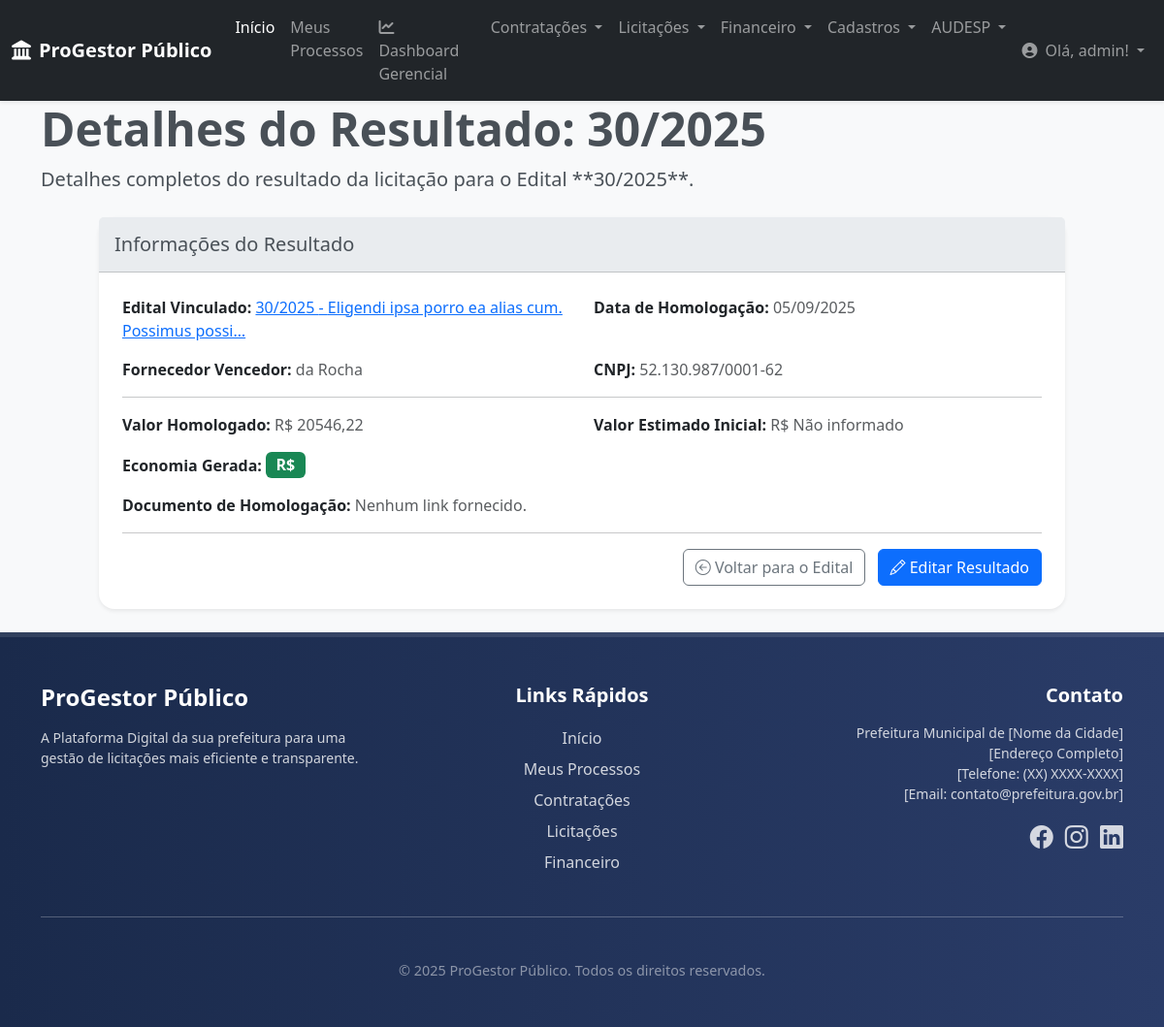
The app's page /licitacoes/resultados/6/ (signed in) with its own data.
### licitacoes/models.py (models this page shows, shortened)
class ResultadoLicitacao(models.Model):
    edital = models.ForeignKey(
        Edital,
        on_delete=models.CASCADE,
        related_name='resultados',
        verbose_name="Edital Vinculado"
    )
    lote = models.ForeignKey(
        Lote,
        on_delete=models.SET_NULL,
        null=True, blank=True,
        related_name='resultados_lote',
        verbose_name="Lote (se aplicável)"
    )
    item_licitado = models.ForeignKey(
        ItemLicitado,
        on_delete=models.SET_NULL,
        null=True, blank=True,
        related_name='resultados_item',
        verbose_name="Item Licitado (se aplicável)"
    )
    fornecedor_vencedor = models.CharField(max_length=255, verbose_name="Fornecedor Vencedor")
    cnpj_vencedor = models.CharField(max_length=18, blank=True, null=True, verbose_name="CNPJ do Vencedor")
    valor_homologado = models.DecimalField(max_digits=17, decimal_places=2, verbose_name="Valor Homologado (R$)")
    data_homologacao = models.DateField(verbose_name="Data de Homologação")
    link_documento_homologacao = models.URLField(verbose_name="Link Documento Homologação", blank=True, null=True)
    valor_estimado_inicial = models.DecimalField(max_digits=17, decimal_places=2, verbose_name="Valor Estimado Inicial (R$)", blank=True, null=True)
    economia_gerada = models.DecimalField(max_digits=17, decimal_places=2, verbose_name="Economia Gerada (R$)", blank=True, null=True, editable=False)
    responsavel_registro = models.ForeignKey(
        settings.AUTH_USER_MODEL,
        on_delete=models.SET_NULL,
        null=True, blank=True,
        verbose_name="Responsável pelo Registro"
    )
    data_registro = models.DateTimeField(auto_now_add=True)
    class Meta:
        verbose_name = "Resultado da Licitação"
        verbose_name_plural = "Resultados das Licitações"
        ordering = ['-data_homologacao']
        unique_together = ('edital', 'lote', 'item_licitado')

class Edital(models.Model): # Mantém o nome 'Edital' para compatibilidade com o código existente
    processo_vinculado = models.OneToOneField(
        Processo,
        on_delete=models.CASCADE,
        null=True, blank=True,
        related_name='edital_licitacao',
        verbose_name="Processo Licitatório Principal"
    )
    numero_edital = models.CharField(max_length=50, unique=True, verbose_name="Número do Edital")
    titulo = models.CharField(max_length=255, verbose_name="Objeto da Licitação")
    tipo_licitacao = models.CharField( # Este campo pode ser mapeado para 'modalidade' ou 'tipo_instrumento_convocatorio'
        max_length=50,
        choices=[('PREGAO_ELETRONICO', 'Pregão Eletrônico'), ('CONCORRENCIA', 'Concorrência'), ('TOMADA_PRECOS', 'Tomada de Preços')],
        default='PREGAO_ELETRONICO',
        verbose_name="Tipo de Licitação"
    )
    data_publicacao = models.DateField(verbose_name="Data de Publicação")
    data_abertura_propostas = models.DateTimeField(verbose_name="Data/Hora Abertura Propostas")
    local_abertura = models.CharField(max_length=255, verbose_name="Local de Abertura", blank=True, null=True)
    link_edital_completo = models.URLField(verbose_name="Link para Edital Completo", blank=True, null=True, help_text="URL onde o edital pode ser baixado (ex: portal da transparência).")
    valor_estimado = models.DecimalField(max_digits=17, decimal_places=2, verbose_name="Valor Estimado", blank=True, null=True)
    status = models.CharField(
        max_length=30,
        choices=STATUS_EDITAL_CHOICES,
        default='EM_ELABORACAO',
        verbose_name="Status do Edital"
    )
    responsavel_publicacao = models.ForeignKey(
        settings.AUTH_USER_MODEL,
        on_delete=models.SET_NULL,
        null=True, blank=True,
        verbose_name="Responsável pela Publicação"
    )
    data_ultima_atualizacao = models.DateTimeField(auto_now=True)
    retificacao = models.BooleanField(
        default=False,
        verbose_name="É Retificação (AUDESP)?",
        help_text="Indica se este Edital é uma retificação de um anterior para o AUDESP."
    )
    codigo_unidade_compradora = models.CharField(
        max_length=20,
        blank=True, null=True,
        verbose_name="Código Unidade Compradora (AUDESP)",
        help_text="Código da unidade que está realizando a compra para o AUDESP."
    )
    tipo_instrumento_convocatorio_audesp = models.IntegerField(
        choices=TIPO_INSTRUMENTO_CONVOCATORIO_CHOICES,
        null=True, blank=True,
        verbose_name="Tipo Instrumento Convocatório (AUDESP)"
    )
    modalidade_audesp = models.IntegerField(
        choices=MODALIDADE_LICITACAO_CHOICES,
        null=True, blank=True,
        verbose_name="Modalidade (AUDESP)"
    )
    modo_disputa = models.IntegerField(
        choices=MODO_DISPUTA_CHOICES,
        null=True, blank=True,
        verbose_name="Modo de Disputa (AUDESP)"
    )
    numero_compra_audesp = models.CharField(
        max_length=50,
        blank=True, null=True,
        verbose_name="Número da Compra (AUDESP)",
        help_text="Número da contratação no sistema de origem para o AUDESP."
    )
    ano_compra_audesp = models.IntegerField(
        null=True, blank=True,
        verbose_name="Ano da Compra (AUDESP)"
    )
    numero_processo_origem_audesp = models.CharField(
        max_length=50,
        blank=True, null=True,
        verbose_name="Número Processo Origem (AUDESP)",
        help_text="Número do processo administrativo no sistema de origem para o AUDESP."
    )
    objeto_compra_audesp = models.TextField(
        max_length=5120,
        blank=True, null=True,
        verbose_name="Objeto da Compra (AUDESP)",
        help_text="Objeto da contratação para o AUDESP."
    )
    informacao_complementar = models.TextField(
        max_length=5120,
        blank=True, null=True,
        verbose_name="Informações Complementares"
    )
    srp = models.BooleanField(
        default=False,
        verbose_name="Sistema de Registro de Preços (SRP) (AUDESP)?"
    )
    data_encerramento_proposta = models.DateTimeField(
        null=True, blank=True,
        verbose_name="Data e Hora Encerramento Proposta (AUDESP)"
    )
    amparo_legal = models.IntegerField(
        choices=[(i, str(i)) for i in range(1, 1021)],
        null=True, blank=True,
        verbose_name="Amparo Legal (AUDESP)"
    )
    link_sistema_origem = models.URLField(
        max_length=500,
        blank=True, null=True,
        verbose_name="Link Sistema de Origem (AUDESP)"
    )
    justificativa_presencial = models.TextField(
        max_length=500,
        blank=True, null=True,
        verbose_name="Justificativa Presencial (AUDESP)"
    )
    class Meta:
        verbose_name = "Edital de Licitação"
        verbose_name_plural = "Editais de Licitação"
        ordering = ['-data_publicacao']

### licitacoes/views.py (the view)
# urls.py: path('resultados/<int:pk>/', views.detalhar_resultado_licitacao, name='detalhar_resultado_licitacao'),
@login_required
def detalhar_resultado_licitacao(request, pk):
    resultado = get_object_or_404(ResultadoLicitacao, pk=pk)
    context = {
        'resultado': resultado,
        'titulo_pagina': f'Detalhes do Resultado: {resultado.edital.numero_edital}',
    }
    return render(request, 'licitacoes/detalhar_resultado_licitacao.html', context)

### core/context_processors.py (called while the page is built)
def global_context(request):
    return {
        'logo_url': 'img/logo_barueri.jpg', # Caminho do seu logo
        'ano_atual': datetime.date.today().year, # Opcional: para o footer de direitos autorais
    }

### licitacoes/templates/licitacoes/detalhar_resultado_licitacao.html (shortened to what this page needs)
{% extends 'base.html' %}
{% load static %}
{% block content %}
<section class="header-section mb-4">
    <div class="container">
        <h1 class="display-5 fw-bold">{{ titulo_pagina }}</h1>
        <p class="lead">Detalhes completos do resultado da licitação para o Edital **{{ resultado.edital.numero_edital }}**.</p>
    </div>
</section>
<div class="row justify-content-center">
    <div class="col-lg-10">
        <div class="card shadow-sm mb-4 border-0 rounded-4">
            <div class="card-header card-header-custom p-3">
                <h5 class="mb-0">Informações do Resultado</h5>
            </div>
            <div class="card-body p-4">
                {% if resultado %}
                    <div class="row mb-3">
                        <div class="col-md-6">
                            <strong>Edital Vinculado:</strong>
                            {% if resultado.edital %}
                                <a href="{% url 'licitacoes:detalhar_edital' pk=resultado.edital.pk %}">
                                    {{ resultado.edital.numero_edital }} - {{ resultado.edital.titulo|truncatechars:50 }}
                                </a>
                            {% else %}
                                <span class="text-muted">Não informado</span>
                            {% endif %}
                        </div>
                        <div class="col-md-6">
                            <strong>Data de Homologação:</strong> <span class="text-muted">{{ resultado.data_homologacao|date:"d/m/Y" }}</span>
                        </div>
                    </div>
                    <div class="row mb-3">
                        <div class="col-md-6">
                            <strong>Fornecedor Vencedor:</strong> <span class="text-muted">{{ resultado.fornecedor_vencedor }}</span>
                        </div>
                        <div class="col-md-6">
                            <strong>CNPJ:</strong> <span class="text-muted">{{ resultado.cnpj_vencedor|default:"Não informado" }}</span>
                        </div>
                    </div>
                    <hr>
                    <div class="row mb-3">
                        <div class="col-md-6">
                            <strong>Valor Homologado:</strong> <span class="text-muted">R$ {{ resultado.valor_homologado|floatformat:2 }}</span>
                        </div>
                        <div class="col-md-6">
                            <strong>Valor Estimado Inicial:</strong> <span class="text-muted">R$ {{ resultado.valor_estimado_inicial|floatformat:2|default:"Não informado" }}</span>
                        </div>
                    </div>
                    <div class="row mb-3">
                        <div class="col-md-12">
                            <strong>Economia Gerada:</strong>
                            <span class="badge bg-success fs-6">R$ {{ resultado.economia_gerada|floatformat:2 }}</span>
                        </div>
                    </div>
                    <div class="row mb-3">
                        <div class="col-md-12">
                            <strong>Documento de Homologação:</strong>
                            {% if resultado.link_documento_homologacao %}
                                <a href="{{ resultado.link_documento_homologacao }}" target="_blank" class="btn btn-sm btn-outline-primary ms-2">
                                    <i class="bi bi-box-arrow-up-right"></i> Acessar Link
                                </a>
                            {% else %}
                                <span class="text-muted">Nenhum link fornecido.</span>
                            {% endif %}
                        </div>
                    </div>
                    <hr>
                    <div class="text-end mt-3">
                        <a href="{% url 'licitacoes:detalhar_edital' pk=resultado.edital.pk %}" class="btn btn-outline-secondary me-2">
                            <i class="bi bi-arrow-left-circle"></i> Voltar para o Edital
                        </a>
                        <a href="{% url 'licitacoes:editar_resultado_licitacao' pk=resultado.pk %}" class="btn btn-primary">
                            <i class="bi bi-pencil"></i> Editar Resultado
                        </a>
                    </div>
                {% else %}
                    <div class="alert alert-info text-center">Resultado da Licitação não encontrado.</div>
                {% endif %}
            </div>
        </div>
    </div>
</div>
{% endblock content %}

### core/templates/core/navbar.html (shortened to what this page needs)
<nav class="navbar navbar-expand-lg navbar-dark bg-dark shadow-sm">
    <div class="container-fluid">
        <a class="navbar-brand fw-bold" href="{% url 'core:home' %}">
            <i class="fas fa-landmark me-2"></i>ProGestor Público
        </a>
        <div class="collapse navbar-collapse" id="navbarNavDropdown">
            <ul class="navbar-nav me-auto mb-2 mb-lg-0">
                <li class="nav-item">
                    <a class="nav-link active" aria-current="page" href="{% url 'core:home' %}">Início</a>
                </li>
                <li class="nav-item">
                    <a class="nav-link" href="{% url 'core:meus_processos' %}">Meus Processos</a>
                </li>
                <li class="nav-item">
                    <a class="nav-link" href="{% url 'core:dashboard_gerencial' %}">
                        <i class="fas fa-chart-line me-1"></i>Dashboard Gerencial
                    </a>
                </li>
                <li class="nav-item dropdown">
                    <a class="nav-link dropdown-toggle" href="#" id="navbarContratacoes" role="button" data-bs-toggle="dropdown" aria-expanded="false">
                        Contratações
                    </a>
                </li>
                <li class="nav-item dropdown">
                    <a class="nav-link dropdown-toggle" href="#" id="navbarLicitacoes" role="button" data-bs-toggle="dropdown" aria-expanded="false">
                        Licitações
                    </a>
                </li>
                <li class="nav-item dropdown">
                    <a class="nav-link dropdown-toggle" href="#" id="navbarFinanceiro" role="button" data-bs-toggle="dropdown" aria-expanded="false">
                        Financeiro
                    </a>
                </li>
                <li class="nav-item dropdown">
                    <a class="nav-link dropdown-toggle" href="#" id="navbarCadastros" role="button" data-bs-toggle="dropdown" aria-expanded="false">
                        Cadastros
                    </a>
                </li>
                <li class="nav-item dropdown">
                    <a class="nav-link dropdown-toggle" href="#" id="navbarAudesp" role="button" data-bs-toggle="dropdown" aria-expanded="false">
                        AUDESP
                    </a>
                </li>
            </ul>
            <ul class="navbar-nav">
                {% if user.is_authenticated %}
                    <li class="nav-item dropdown">
                        <a class="nav-link dropdown-toggle" href="#" id="navbarUserDropdown" role="button" data-bs-toggle="dropdown" aria-expanded="false">
                            <i class="fas fa-user-circle me-1"></i> Olá, {{ user.username }}!
                        </a>
                    </li>
                {% else %}
                    <li class="nav-item">
                        <a class="nav-link" href="{% url 'account_login' %}">Entrar</a>
                    </li>
                {% endif %}
            </ul>
        </div>
    </div>
</nav>

### core/templates/base.html (style rules this page uses)
:root { --primary-color: #0056b3; --secondary-color: #337ab7; --dark-blue: #1a2a4b; --light-grey: #f8f9fa; --medium-grey: #e9ecef; --text-dark: #495057; --text-light: #ffffff; }
body { display: flex; flex-direction: column; min-height: 100vh; font-family: 'Segoe UI', Roboto, 'Helvetica Neue', Arial, sans-serif; background-color: var(--light-grey); color: var(--text-dark); }
.navbar { box-shadow: 0 2px 4px rgba(0,0,0,.08); }
.card { border-radius: 10px; box-shadow: 0 4px 12px rgba(0,0,0,.08); transition: transform 0.2s ease-in-out; }
.card-header-custom { background-color: var(--medium-grey); color: var(--text-dark); font-weight: bold; border-top-left-radius: 10px; border-top-right-radius: 10px; }

### records on screen
ResultadoLicitacao: edital.numero_edital "30/2025", edital.titulo "Eligendi ipsa porro ea alias cum. Possimus possi…", data_homologacao "05/09/2025", fornecedor_vencedor "da Rocha", cnpj_vencedor "52.130.987/0001-62", valor_homologado "20546,22", valor_estimado_inicial "Não informado"

### other values on screen
{{ user.username }} "admin"
{{ titulo_pagina }} "Detalhes do Resultado: 30/2025"
